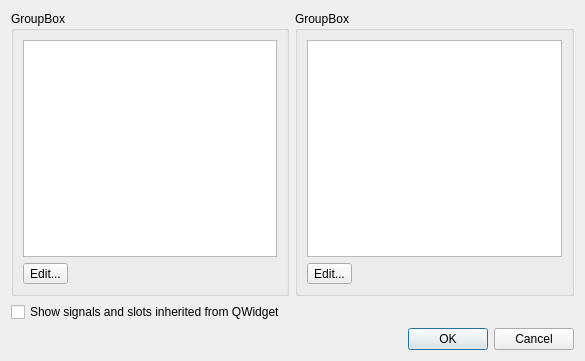
<?xml version="1.0" encoding="UTF-8"?>
<ui version="4.0">
 <class>ConnectDialog</class>
 <widget class="QDialog" name="ConnectDialog" >
  <property name="geometry" >
   <rect>
    <x>0</x>
    <y>0</y>
    <width>585</width>
    <height>361</height>
   </rect>
  </property>
  <property name="windowTitle" >
   <string>Configure Connection</string>
  </property>
  <layout class="QGridLayout" >
   <item row="0" column="0" >
    <widget class="QGroupBox" name="signalGroupBox" >
     <property name="title" >
      <string>GroupBox</string>
     </property>
     <layout class="QVBoxLayout" >
      <item>
       <widget class="QListWidget" name="signalList" >
        <property name="textElideMode" >
         <enum>Qt::ElideMiddle</enum>
        </property>
       </widget>
      </item>
      <item>
       <layout class="QHBoxLayout" >
        <item>
         <widget class="QToolButton" name="editSignalsButton" >
          <property name="text" >
           <string>Edit...</string>
          </property>
         </widget>
        </item>
        <item>
         <spacer>
          <property name="orientation" >
           <enum>Qt::Horizontal</enum>
          </property>
          <property name="sizeHint" >
           <size>
            <width>40</width>
            <height>20</height>
           </size>
          </property>
         </spacer>
        </item>
       </layout>
      </item>
     </layout>
    </widget>
   </item>
   <item row="0" column="1" >
    <widget class="QGroupBox" name="slotGroupBox" >
     <property name="title" >
      <string>GroupBox</string>
     </property>
     <layout class="QVBoxLayout" >
      <item>
       <widget class="QListWidget" name="slotList" >
        <property name="textElideMode" >
         <enum>Qt::ElideMiddle</enum>
        </property>
       </widget>
      </item>
      <item>
       <layout class="QHBoxLayout" >
        <item>
         <widget class="QToolButton" name="editSlotsButton" >
          <property name="text" >
           <string>Edit...</string>
          </property>
         </widget>
        </item>
        <item>
         <spacer>
          <property name="orientation" >
           <enum>Qt::Horizontal</enum>
          </property>
          <property name="sizeHint" >
           <size>
            <width>40</width>
            <height>20</height>
           </size>
          </property>
         </spacer>
        </item>
       </layout>
      </item>
     </layout>
    </widget>
   </item>
   <item row="1" column="0" colspan="2" >
    <widget class="QCheckBox" name="showAllCheckBox" >
     <property name="text" >
      <string>Show signals and slots inherited from QWidget</string>
     </property>
    </widget>
   </item>
   <item row="2" column="0" colspan="2" >
    <widget class="QDialogButtonBox" name="buttonBox" >
     <property name="orientation" >
      <enum>Qt::Horizontal</enum>
     </property>
     <property name="standardButtons" >
      <set>QDialogButtonBox::Cancel|QDialogButtonBox::NoButton|QDialogButtonBox::Ok</set>
     </property>
    </widget>
   </item>
  </layout>
 </widget>
 <resources/>
 <connections>
  <connection>
   <sender>buttonBox</sender>
   <signal>accepted()</signal>
   <receiver>ConnectDialog</receiver>
   <slot>accept()</slot>
   <hints>
    <hint type="sourcelabel" >
     <x>248</x>
     <y>254</y>
    </hint>
    <hint type="destinationlabel" >
     <x>157</x>
     <y>274</y>
    </hint>
   </hints>
  </connection>
  <connection>
   <sender>buttonBox</sender>
   <signal>rejected()</signal>
   <receiver>ConnectDialog</receiver>
   <slot>reject()</slot>
   <hints>
    <hint type="sourcelabel" >
     <x>316</x>
     <y>260</y>
    </hint>
    <hint type="destinationlabel" >
     <x>286</x>
     <y>274</y>
    </hint>
   </hints>
  </connection>
 </connections>
</ui>
